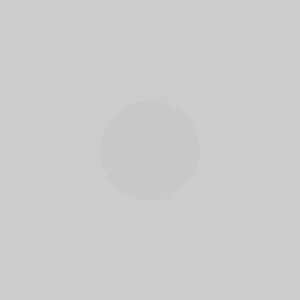
Frame 1 (no input)
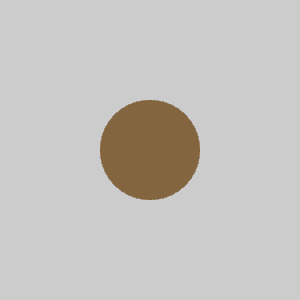
Frame 60 (the mouse pressed at the canvas centre just before this capture)
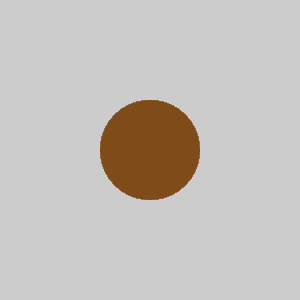
Frame 120 (the mouse held since frame 60 and released just before this capture)

The Processing sketch that drew these frames (run headless with seeded random() and noise(); from frame 60 on, the mouse is pressed at the canvas centre):

// Processing sketch: processing_109079
// ── processing_109079.pde

void setup()
{
  size(300, 300);
}

void draw()
{
  drawCircle();
}

void drawCircle()
{
  stroke(255, 0, 0);
  fill(90, 53, 8, 5);
  noStroke();
  ellipse(150, 150, 100, 100);
}
